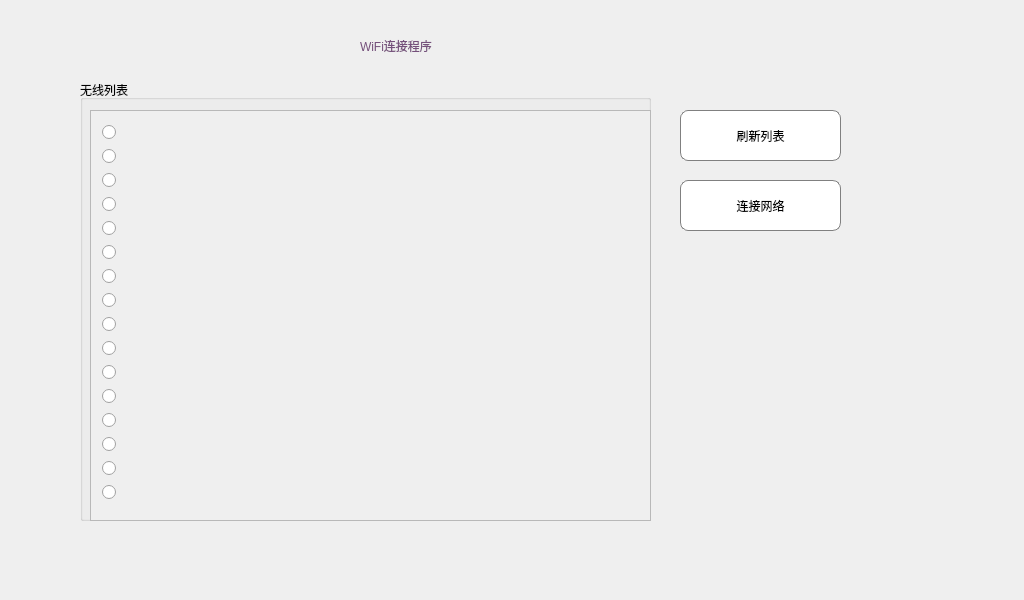
<?xml version="1.0" encoding="UTF-8"?>
<ui version="4.0">
 <class>MainWindow</class>
 <widget class="QMainWindow" name="MainWindow">
  <property name="geometry">
   <rect>
    <x>0</x>
    <y>0</y>
    <width>1024</width>
    <height>600</height>
   </rect>
  </property>
  <property name="windowTitle">
   <string>MainWindow</string>
  </property>
  <property name="styleSheet">
   <string notr="true">background-image: url(:/icon/WIFIbackground.png);</string>
  </property>
  <widget class="QWidget" name="centralWidget">
   <widget class="QGroupBox" name="groupBox">
    <property name="geometry">
     <rect>
      <x>80</x>
      <y>80</y>
      <width>571</width>
      <height>441</height>
     </rect>
    </property>
    <property name="styleSheet">
     <string notr="true">font: 11pt &quot;Ubuntu&quot;;
background-image:url(:/icon/white.bmp)</string>
    </property>
    <property name="title">
     <string>无线列表</string>
    </property>
    <widget class="QScrollArea" name="scrollArea">
     <property name="geometry">
      <rect>
       <x>10</x>
       <y>30</y>
       <width>561</width>
       <height>411</height>
      </rect>
     </property>
     <property name="styleSheet">
      <string notr="true"/>
     </property>
     <property name="widgetResizable">
      <bool>true</bool>
     </property>
     <widget class="QWidget" name="scrollAreaWidgetContents">
      <property name="geometry">
       <rect>
        <x>0</x>
        <y>0</y>
        <width>559</width>
        <height>409</height>
       </rect>
      </property>
      <layout class="QHBoxLayout" name="horizontalLayout_2">
       <item>
        <layout class="QHBoxLayout" name="horizontalLayout">
         <item>
          <layout class="QVBoxLayout" name="verticalLayout">
           <item>
            <widget class="QRadioButton" name="Wlan1">
             <property name="styleSheet">
              <string notr="true">font: 10pt &quot;Ubuntu&quot;;</string>
             </property>
             <property name="text">
              <string/>
             </property>
            </widget>
           </item>
           <item>
            <widget class="QRadioButton" name="Wlan2">
             <property name="styleSheet">
              <string notr="true">font: 10pt &quot;Ubuntu&quot;;</string>
             </property>
             <property name="text">
              <string/>
             </property>
            </widget>
           </item>
           <item>
            <widget class="QRadioButton" name="Wlan3">
             <property name="styleSheet">
              <string notr="true">font: 10pt &quot;Ubuntu&quot;;</string>
             </property>
             <property name="text">
              <string/>
             </property>
            </widget>
           </item>
           <item>
            <widget class="QRadioButton" name="Wlan4">
             <property name="styleSheet">
              <string notr="true">font: 10pt &quot;Ubuntu&quot;;</string>
             </property>
             <property name="text">
              <string/>
             </property>
            </widget>
           </item>
           <item>
            <widget class="QRadioButton" name="Wlan5">
             <property name="styleSheet">
              <string notr="true">font: 10pt &quot;Ubuntu&quot;;</string>
             </property>
             <property name="text">
              <string/>
             </property>
            </widget>
           </item>
           <item>
            <widget class="QRadioButton" name="Wlan6">
             <property name="styleSheet">
              <string notr="true">font: 10pt &quot;Ubuntu&quot;;</string>
             </property>
             <property name="text">
              <string/>
             </property>
            </widget>
           </item>
           <item>
            <widget class="QRadioButton" name="Wlan7">
             <property name="styleSheet">
              <string notr="true">font: 10pt &quot;Ubuntu&quot;;</string>
             </property>
             <property name="text">
              <string/>
             </property>
            </widget>
           </item>
           <item>
            <widget class="QRadioButton" name="Wlan8">
             <property name="styleSheet">
              <string notr="true">font: 10pt &quot;Ubuntu&quot;;</string>
             </property>
             <property name="text">
              <string/>
             </property>
            </widget>
           </item>
           <item>
            <widget class="QRadioButton" name="Wlan9">
             <property name="styleSheet">
              <string notr="true">font: 10pt &quot;Ubuntu&quot;;</string>
             </property>
             <property name="text">
              <string/>
             </property>
            </widget>
           </item>
           <item>
            <widget class="QRadioButton" name="Wlan10">
             <property name="styleSheet">
              <string notr="true">font: 10pt &quot;Ubuntu&quot;;</string>
             </property>
             <property name="text">
              <string/>
             </property>
            </widget>
           </item>
           <item>
            <widget class="QRadioButton" name="Wlan11">
             <property name="styleSheet">
              <string notr="true">font: 10pt &quot;Ubuntu&quot;;</string>
             </property>
             <property name="text">
              <string/>
             </property>
            </widget>
           </item>
           <item>
            <widget class="QRadioButton" name="Wlan12">
             <property name="styleSheet">
              <string notr="true">font: 10pt &quot;Ubuntu&quot;;</string>
             </property>
             <property name="text">
              <string/>
             </property>
            </widget>
           </item>
           <item>
            <widget class="QRadioButton" name="Wlan13">
             <property name="styleSheet">
              <string notr="true">font: 10pt &quot;Ubuntu&quot;;</string>
             </property>
             <property name="text">
              <string/>
             </property>
            </widget>
           </item>
           <item>
            <widget class="QRadioButton" name="Wlan14">
             <property name="styleSheet">
              <string notr="true">font: 10pt &quot;Ubuntu&quot;;</string>
             </property>
             <property name="text">
              <string/>
             </property>
            </widget>
           </item>
           <item>
            <widget class="QRadioButton" name="Wlan15">
             <property name="styleSheet">
              <string notr="true">font: 10pt &quot;Ubuntu&quot;;</string>
             </property>
             <property name="text">
              <string/>
             </property>
            </widget>
           </item>
           <item>
            <widget class="QRadioButton" name="Wlan16">
             <property name="styleSheet">
              <string notr="true">font: 10pt &quot;Ubuntu&quot;;</string>
             </property>
             <property name="text">
              <string/>
             </property>
            </widget>
           </item>
          </layout>
         </item>
        </layout>
       </item>
      </layout>
     </widget>
    </widget>
   </widget>
   <widget class="QPushButton" name="connectBTN">
    <property name="geometry">
     <rect>
      <x>680</x>
      <y>180</y>
      <width>161</width>
      <height>51</height>
     </rect>
    </property>
    <property name="styleSheet">
     <string notr="true">QPushButton#connectBTN
{
    color: rgb(0, 0, 0);
	border-color:rgb(241, 236, 237);
    background:rgb(255, 255, 255);
    border:1px solid grey;
    border-radius:8px;
}
QPushButton#connectBTN:hover
{
    border-color:rgb(0, 0, 0);
    background:rgb(220, 220, 220);
}
QPushButton#connectBTN:pressed
{
    border-color:rgb(0, 0, 0);
    background:rgb(190, 190, 190);
}
QPushButton#connectBTN:disabled
{
    border-color:rgb(167, 164, 170);
    background:rgb(167, 164, 170);
    color: rgb(255,255,255);
}</string>
    </property>
    <property name="text">
     <string>连接网络</string>
    </property>
   </widget>
   <widget class="QLabel" name="label">
    <property name="geometry">
     <rect>
      <x>360</x>
      <y>10</y>
      <width>351</width>
      <height>71</height>
     </rect>
    </property>
    <property name="styleSheet">
     <string notr="true">color:rgb(117, 80, 123);
font: 75 italic 25pt &quot;URW Bookman L&quot;;</string>
    </property>
    <property name="text">
     <string>WiFi连接程序</string>
    </property>
   </widget>
   <widget class="QPushButton" name="connectBTN_2">
    <property name="geometry">
     <rect>
      <x>680</x>
      <y>110</y>
      <width>161</width>
      <height>51</height>
     </rect>
    </property>
    <property name="styleSheet">
     <string notr="true">QPushButton#connectBTN_2
{
    color: rgb(0, 0, 0);
	border-color:rgb(241, 236, 237);
    background:rgb(255, 255, 255);
    border:1px solid grey;
    border-radius:8px;
}
QPushButton#connectBTN_2:hover
{
    border-color:rgb(0, 0, 0);
    background:rgb(220, 220, 220);
}
QPushButton#connectBTN_2:pressed
{
    border-color:rgb(0, 0, 0);
    background:rgb(190, 190, 190);
}
QPushButton#connectBTN_2:disabled
{
    border-color:rgb(167, 164, 170);
    background:rgb(167, 164, 170);
    color: rgb(255,255,255);
}</string>
    </property>
    <property name="text">
     <string>刷新列表</string>
    </property>
   </widget>
  </widget>
 </widget>
 <layoutdefault spacing="6" margin="11"/>
 <resources/>
 <connections/>
</ui>
